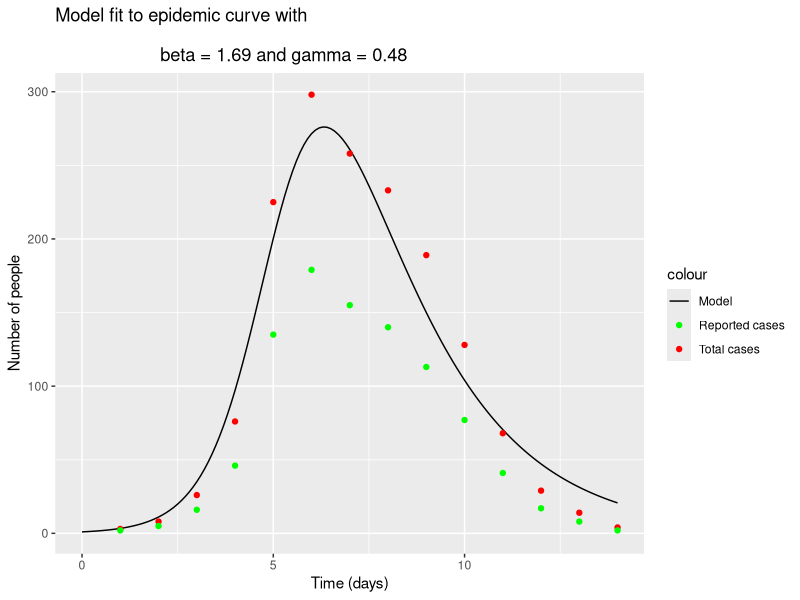

Source code (R):
# INFECTIOUS DISEASE MODELLING
# Module 2 e-tivity 9 - Performing Maximum Likelihood Estimation

library(deSolve)  # solves the differential equations model
library(reshape2) # changes hte shape of the model output
library(ggplot2)  # plots

reported <- read.csv("2E09_reporteddata.csv")
fulldata <- read.csv("2E09_fulldata.csv")

ini_state <- c(S = 762,
               I = 1,
               R = 0)

times <- seq(from = 0, to = 14, by = 0.1)

sir_model <- function (time, state, parameters) {
  
  with(as.list(c(state, parameters)), {
    
    N <- S + I + R
    
    lambda <- beta*I/N
    
    dS <- -lambda*S
    dI <- lambda*S - gamma*I
    dR <- gamma*I
    
    return(list(c(dS, dI, dR)))
  })
}

log_pois <- function (parameters, dat) {
  beta <- parameters[1]
  gamma <- parameters[2]
  
  result <- as.data.frame(ode(y = ini_state,
                              times = times,
                              func = sir_model,
                              parms = c(beta = beta,
                                        gamma = gamma)))
  # Calculate log-likelihood using code block 4 from the previous etivity, accounting for the reporting rate of 60%:
  LL <- sum(dpois(x = dat$number_reported, lambda = 0.6 * result$I[result$time %in% dat$time], log = TRUE))
  
  return(LL)
}

# Calculating the Likelyhood
LH <- optim(par = c(1.7, 0.1), # starting values for beta and gamma
            fn = log_pois,
            dat = reported,
            control = list(fnscale = -1)) # tells optim() to look for the maximum number instead of the minimum (the default)

parameters <- c(beta = LH$par[1],
                gamma = LH$par[2])

output <- as.data.frame(ode(y = ini_state, 
                            times = times, 
                            func = sir_model,
                            parms = parameters))

graf <- ggplot() +
  labs(title = paste("Model fit to epidemic curve with\n
                     beta =", round(parameters["beta"], 2), 
                     "and gamma =",round(parameters["gamma"],2)),
       x = "Time (days)",
       y = "Number of people") +
  scale_color_manual(values = c("black", "green", "red")) +
  
  geom_line(data = output,
            aes(x = time, y = I,
                colour = "Model")) +
  geom_point(data = fulldata,
             aes(x = time, y = number_infected,
                 colour = "Total cases")) +
  geom_point(data = reported,
             aes(x = time, y = number_reported,
                 colour = "Reported cases"))
print(graf)
